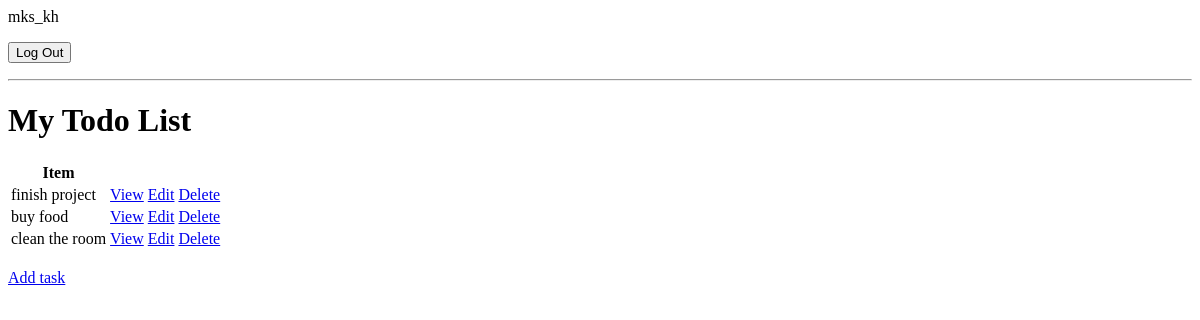
Before: / (signed in) with the older database file.
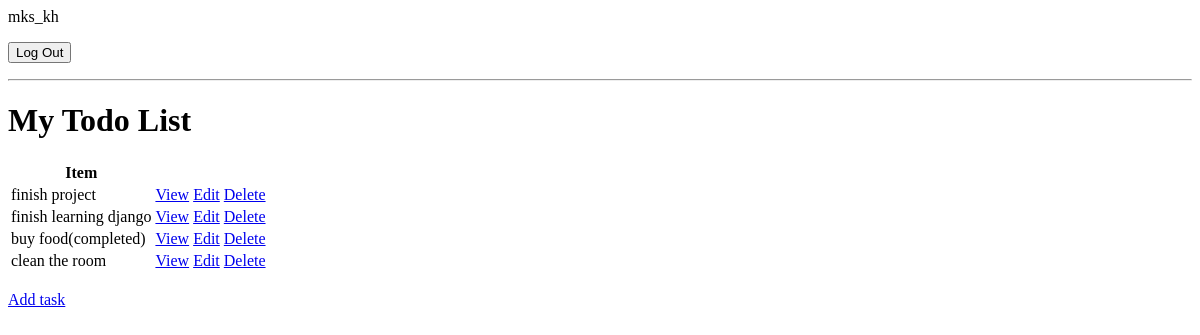
After: the same page with the newer database file.
### todo/models.py (models this page shows, shortened)
class Task(models.Model):
    user = models.ForeignKey(User, on_delete=models.CASCADE, null=True, blank=True)
    title = models.CharField(max_length=200, null=True)
    description = models.TextField(null=True)
    complete = models.BooleanField(default=False)
    created = models.DateTimeField(auto_now_add=True)
    class Meta:
        ordering = ['complete']

### todo/views.py (the view)
# urls.py: path('', TaskList.as_view(), name='tasks'),
class TaskList(LoginRequiredMixin, ListView):
    model = Task
    context_object_name = 'tasks'

### todo/templates/todo/task_list.html (shortened to what this page needs)
{% if  request.user.is_authenticated %}
    <p>{{request.user}}</p>
    <form action="{% url 'logout' %}" method="post">
        <button type="submit">Log Out</button>
    </form>
{% else %}
    <form action="{% url 'login' %}" method="post">
        {% csrf_token %}
        <button type="submit">Log In</button>
    </form>
{% endif %}
<hr>
<h1>My Todo List</h1>
<table>
    <tr>
        <th>Item</th>
    </tr>
    {% for task in tasks %}
    <tr>
        <td>{{task.title}}</td>
        <td><a href="{% url 'task' task.id %}">View</a></td>
        <td><a href="{% url 'task-update' task.id %}">Edit</a></td>
        <td><a href="{% url 'task-delete' task.id %}">Delete</a></td>
    </tr>
    {% empty %}
    <h3>No items in the list</h3>
    <a href="">Add New Item</a>
    {% endfor %}
</table>
<a href="{% url 'task-create' %}">Add task</a>

Changed rows visible on the page:
added Task: title "finish learning django"
changed Task: title "buy food" → "buy food(completed)"
